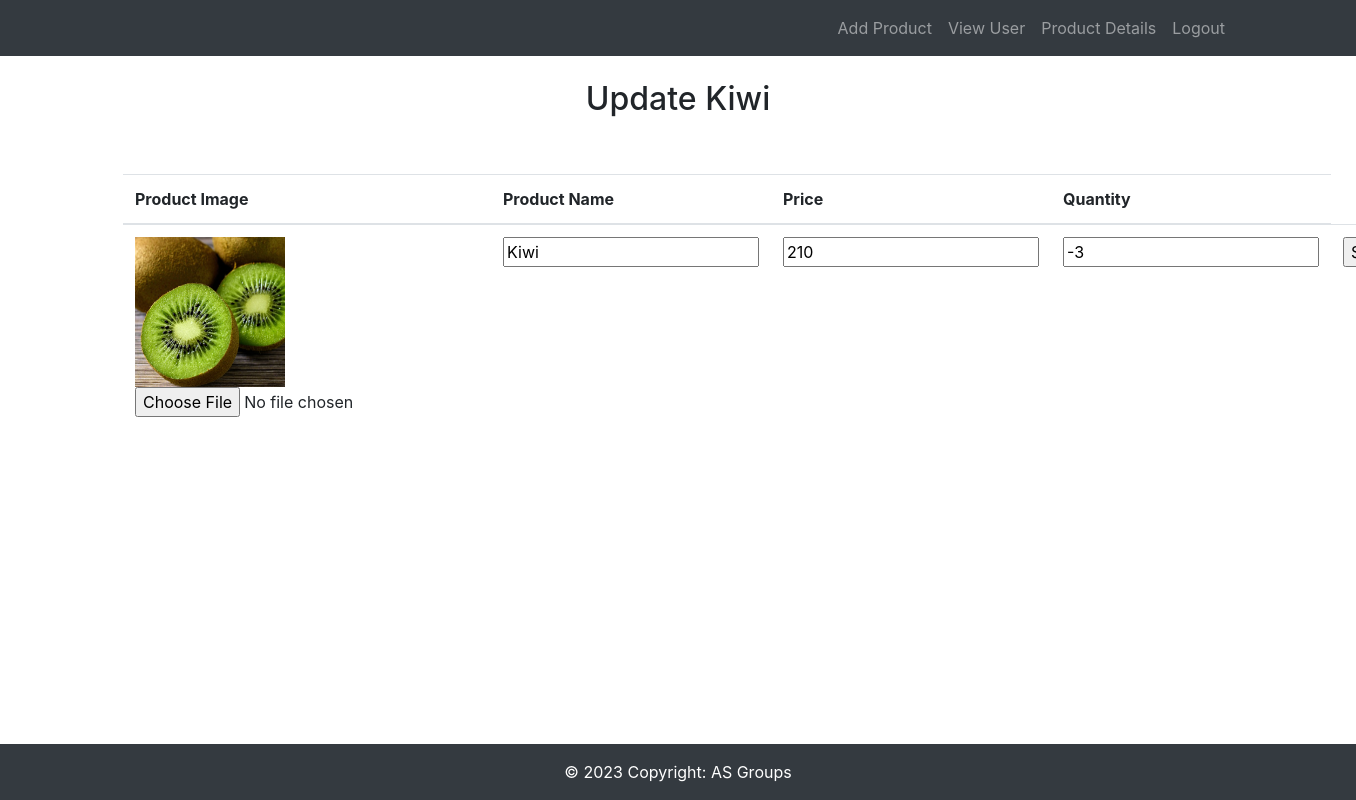
Page /update_product/2 on the earlier database version.
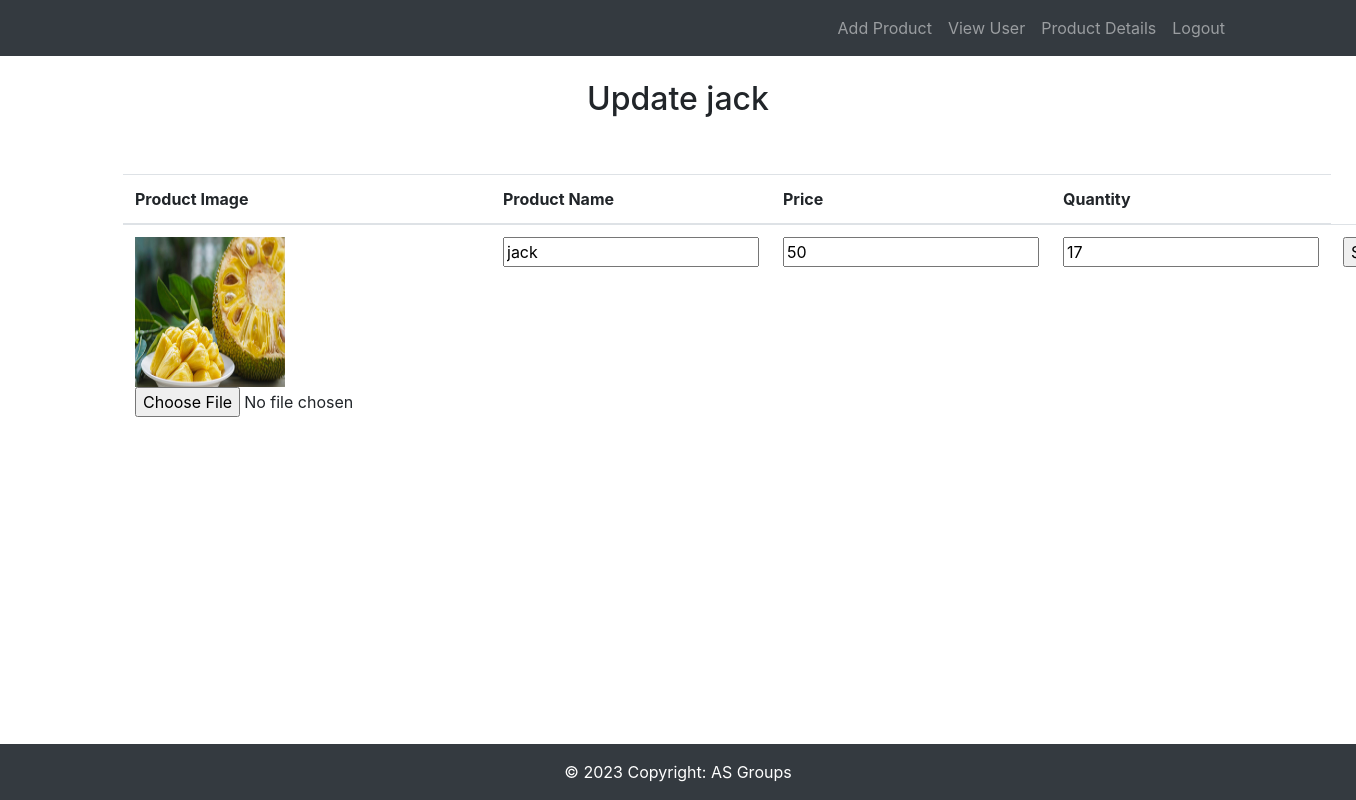
Same page on the later database version.
### app1/models.py (models this page shows)
class product(models.Model):
    pid = models.IntegerField(primary_key=True)
    pname=models.CharField(max_length=10)
    price=models.IntegerField()
    quantity=models.IntegerField()
    image=models.FileField()

### app1/views.py (the view, shortened to what this page needs)
# urls.py: path('update_product/<int:id>',views.update_product),
def update_product(req,id):
    item=product.objects.get(pk=id)
    return render(req,'product-details.html',{'item':item})

### template/product-details.html (shortened to what this page needs)
<!DOCTYPE html>
{% extends "header.html" %}
{% block nav %}
<li class="nav-item"><a class="nav-link" href="../add_product">Add Product</a></li>
<li class="nav-item"><a class="nav-link" href="../view-user">View User</a></li>
<li class="nav-item"><a class="nav-link" href="../product_details">Product Details</a></li>
<li class="nav-item"><a class="nav-link" href="../logout_admin">Logout</a></li>
{% endblock nav %}
{% block body %}
{% if data %}
<div class="map-full">
	<div class="contact-box">
		<div class="container">
			<div class="row">
				<div class="col-lg-12 mt-4">
					<div class="heading-title text-center">
						<h2>Product Details</h2>
					</div>
				</div>
			</div>
        </div>
        <div class="container">
  <table class="table table-stripped mt-5">
    <thead>
      <tr>
        <th>Product Image</th>
        <th>Product Name</th>
        <th>Price</th>
        <th>Quantity</th>
      </tr>
    </thead>
    <tbody>
     {% for i in data %}
    <tr>
        <td><img src="{{i.image.url}}" height="150" width="150"></td>
        <td>{{i.pname}}</td>
        <td>{{i.price}}</td>
        <td >{{i.quantity}}</td>
		<td><a href="../update_product/{{i.pk}}" class="btn btn-primary" id="show">Edit </a>
			<a href="../delete_item/{{i.pk}}" class="btn btn-primary">Delete</i></a>
		</td>
	</tr>
    {% endfor %}
		 </form>
    </tbody>
  </table>
</div>
</div></div>
{% else %}
<div class="map-full">
	<div class="contact-box">
		<div class="container">
			<div class="row">
				<div class="col-lg-12 mt-4">
					<div class="heading-title text-center">
						<h2>Update {{item.pname}}</h2>
					</div>
				</div>
			</div>
        </div>
        <div class="container">
  <table class="table table-stripped mt-5">
    <thead>
      <tr>
        <th>Product Image</th>
        <th>Product Name</th>
        <th>Price</th>
        <th>Quantity</th>
      </tr>
    </thead>
    <tbody>
  <tr>
    <form id="myForm" action="../update_product/{{item.pk}}" method="post" enctype="multipart/form-data">
      <th><img src="{{item.image.url}}" height="150" width="150"><input type="file" name="image"></th>
      <th>    <input type="text" value="{{item.pname}}"  name="name">
      </th>
      <th>    <input type="text" value="{{item.price}}" id="d1" name="price">
      </th>
      <th>    <input type="text" value="{{item.quantity}}" id="d3" name="quantity">
      </th>
      <th>    <input type="submit">
      </th>
    </form>
  </tr>
    </tbody>
  </table>
</div>
</div></div>
{% endif %}
{% endblock body %}

Differences in the rows shown:
changed product: pname "Kiwi" → "jack"; image: a different picture; name "Kiwi" → "jack"; price "210" → "50"; quantity "-3" → "17"
